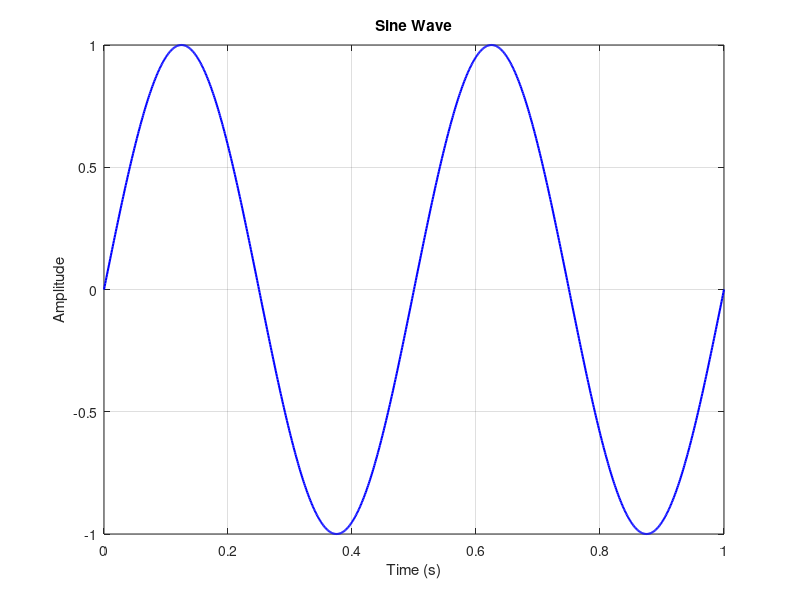

Recreate this plot in MATLAB.

% Parameters
A = 1;        % amplitude
f = 2;        % frequency in Hz
fs = 1000;    % sampling rate (samples/sec)
t = 0:1/fs:1; % time vector (1 second)

% Signal
x = A*sin(2*pi*f*t);

% Plot
figure
plot(t,x,"b","LineWidth",1.5)
xlabel("Time (s)")
ylabel("Amplitude")
title("Sine Wave")
grid on
